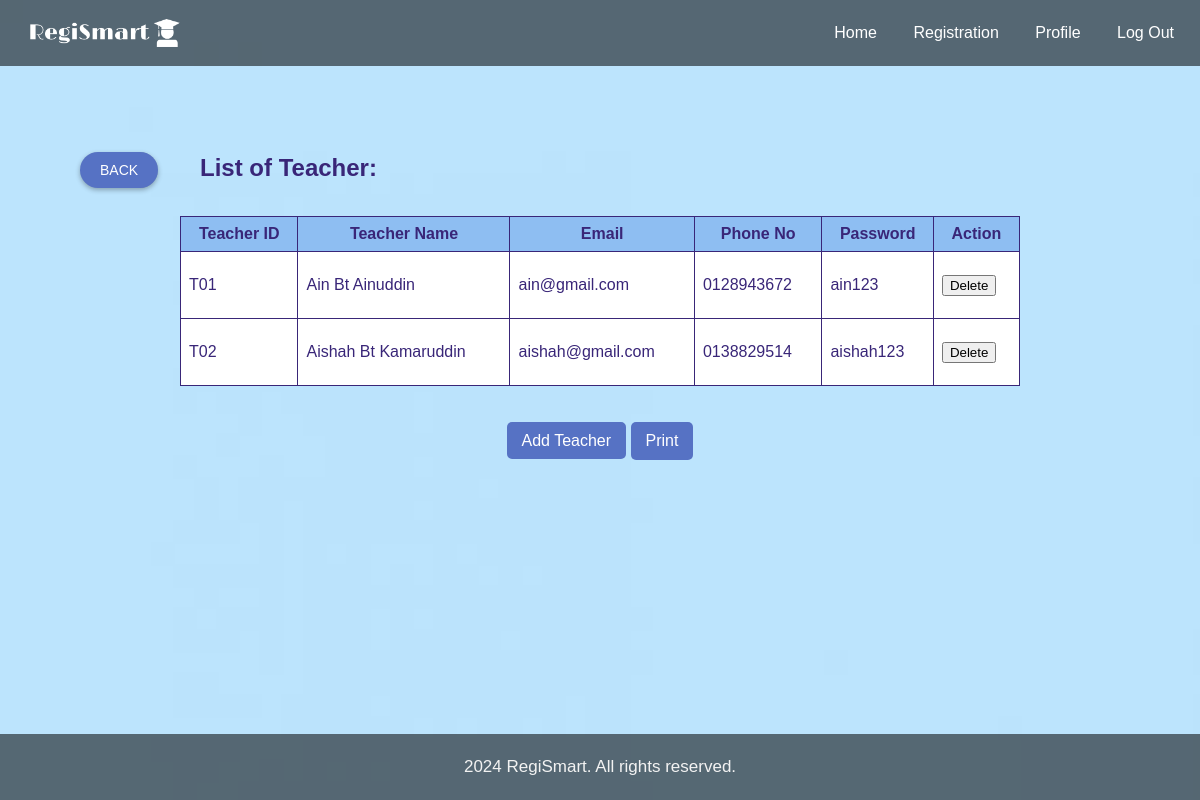
/RegiSmart/registration_admin/manage_teacher/, run on the app's committed database.
### StudentRegistrationManagementSystem/models.py (models this page shows)
class Teacher(models.Model):
    teacherID = models.CharField(max_length=3, primary_key=True)
    teacherName = models.TextField()
    teacherEmail = models.EmailField()
    teacherNo = models.CharField(max_length=12)
    teacherPassword = models.TextField()

### StudentRegistrationManagementSystem/views.py (the view)
# urls.py: path('registration_admin/manage_teacher/', views.manageTeacher, name='manage_teacher'),
def manageTeacher(request):
    teacher = Teacher.objects.all()
    return render(request, 'manage_teacher.html', {'teacher': teacher})

### StudentRegistrationManagementSystem/templates/manage_teacher.html (shortened to what this page needs)
<!DOCTYPE html>
<html lang="en">
<head>
</head>
<body>
    <div class="navbar">
        <img src="/static/RegiSmart.png" class="logo">
        <div class="nav-content">
            <a href="{% url 'home_admin' %}">Home</a>
            <a href="{% url 'registration_admin' %}">Registration</a>
            <a href="{% url 'profile_admin' %}">Profile</a>
            <a href="{% url 'login' %}">Log Out</a>
        </div>
    </div>
<br><br>
  <button id="back-btn" onclick="goBack()">BACK</button>
    <h1>List of Teacher:</h1>
    <br>
    <table style="padding: left ;">
        <tr>
            <th>Teacher ID</th>
            <th>Teacher Name</th>
            <th>Email</th>
            <th>Phone No</th>
            <th>Password</th>
            <th>Action</th>
        </tr>
        {% for data in teacher %}
            <tr>
                <td>
                    <div class="p">
                    <p align="justify">
                        {{data.teacherID}}
                    </div>
                </td>
                <td>
                    <div class="p">
                    <p align="justify">
                        {{data.teacherName}}
                </div>
                </td>
                <td>
                    <div class="p">
                    <p align="justify">
                        {{data.teacherEmail}}
                    </div>
                </td>
                <td>
                    <div class="p">
                    <p align="justify">
                        {{data.teacherNo}}
                    </div>
                </td>
                <td>
                    <div class="p">
                    <p align="justify">
                        {{data.teacherPassword}}
                    </div>
                </td>
                <td>
                    <form method="POST" action="{% url 'delete_teacher' data.teacherID %}" onsubmit="return confirm('Are you sure you want to delete this teacher?');">
                        <button type="submit" id="delete-btn" class="delete-btn">Delete</button>
                    </form>
                </td>
            </tr>
        {% endfor %}
    </table>
    <br><br>
    <center>
        <a href="add_teacher" id="add-btn">Add Teacher</a>
        <button id="print-btn" type="button" onclick="printPage()" class="print-btn">Print</button>
    </center>
    <br>
       <br><br><br><br><br><br><br><br><br><br><br><br>
   <div class="footer">
       <p>2024 RegiSmart. All rights reserved.</p>
   </div>
</body>
</html>

### StudentRegistrationManagementSystem/templates/manage_teacher.html (style rules this page uses)
body { font-family: Arial, sans-serif; margin: 0; padding: 0; background-image: url(/static/blue.jpg); background-repeat: no-repeat; background-size: cover; }
h1 { margin-left: 200px; font-size: x-large; color: #392678; }
.navbar { background-color: rgba(0, 0, 0, 0.546); overflow: hidden; display: flex; justify-content: space-between; align-items: center; padding: 10px 10px; }
.navbar .logo { width: 150px; cursor: pointer; margin-left: 20px; }
.nav-content { text-align: right; }
.nav-content a { display: inline-block; text-align: center; padding: 14px 16px; text-decoration: none; color: white; }
table { margin: 0 auto; width: 70%; border-collapse: collapse; }
th, td { padding: 8px; border: 1px solid #392678; }
th { background-color: #8ebef2; color: #392678; text-align: center; }
td { background-color: white; color: #392678; text-align: left; }
#add-btn { background-color: #5672C4; color: #fff; border: none; padding: 10px 15px; border-radius: 5px; cursor: pointer; text-decoration: none; }
#print-btn { font-size: medium; padding: 10px 15px; background-color: #5672C4; color: #fff; border: none; border-radius: 5px; cursor: pointer; transition: background-color 0.3s ease-in; }
#back-btn { display: inline-block; padding: 10px 20px; font-size: 14px; border-radius: 50px; background-color: #5672C4; color: #fff; border: none; cursor: pointer; transition: background-color 0.3s; box-shadow: 0 2px 5px rgba(0, 0, 0, 0.3); position: relative; overflow: hidden; top: 50px; left: 80px; }
#back-btn:before { content: ""; position: absolute; top: 0; width: 100%; height: 100%; background: linear-gradient(to right, rgba(0, 0, 0, 0.2), rgba(0, 0, 0, 0.1)); z-index: -1; }
.footer { overflow: hidden; position: fixed; background-color: rgba(0, 0, 0, 0.546); bottom: 0; width: 100%; text-align: center; padding: 3px 0; }
.footer p { display: block; color: #f2f2f2; text-align: center; padding: 14px 16px; text-decoration: none; font-size: 17px; padding: 3px 0; }

### data on the page
Teacher: teacherID "T01", teacherName "Ain Bt Ainuddin", teacherEmail "ain@gmail.com", teacherNo "0128943672", teacherPassword "ain123"
Teacher: teacherID "T02", teacherName "Aishah Bt Kamaruddin", teacherEmail "aishah@gmail.com", teacherNo "0138829514", teacherPassword "aishah123"
